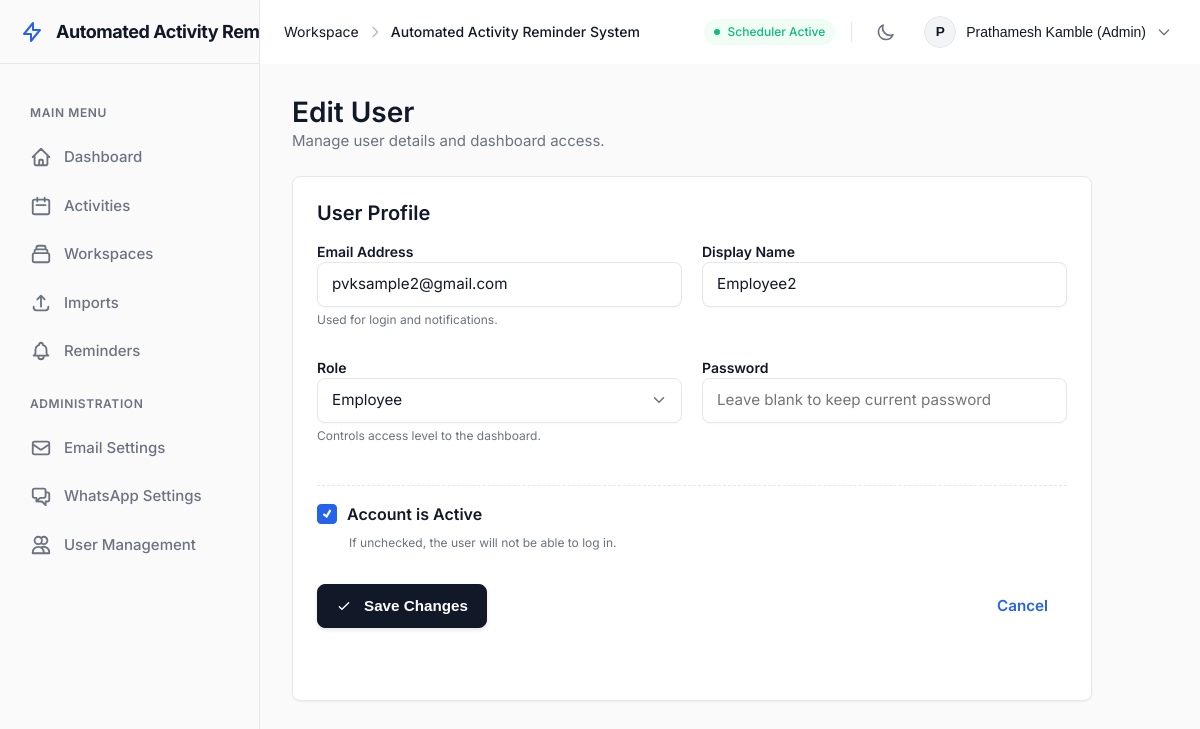
/users/5/edit (signed in), run on the app's committed database.
### src/db/models.py (models this page shows)
class User(Base):
    __tablename__ = "users"
    id = Column(Integer, primary_key=True)
    username = Column(String(100), unique=True, nullable=False, index=True) # Kept for legacy compatibility if needed
    email = Column(String(255), unique=True, nullable=False, index=True)
    display_name = Column(String(150), nullable=False)
    password_hash = Column(String(255), nullable=False)
    role = Column(String(20), nullable=False, default="employee")
    is_active = Column(Boolean, nullable=False, default=True)
    email_verified = Column(Boolean, nullable=False, default=False)
    must_change_password = Column(Boolean, nullable=False, default=False)
    created_at = Column(DateTime, nullable=False, default=datetime.utcnow)
    password_reset_tokens = relationship("PasswordResetToken", back_populates="user", cascade="all, delete-orphan")
    email_verification_tokens = relationship("EmailVerificationToken", back_populates="user", cascade="all, delete-orphan")
    login_history = relationship("LoginHistory", back_populates="user", cascade="all, delete-orphan")
    activities = relationship("ActivityRecord", back_populates="assigned_user")

### src/web/auth_routes.py (the view)
@router.get("/users/{user_id}/edit", response_class=HTMLResponse)
def user_edit(request: Request, user_id: int, db: Session = Depends(get_db)):
    user = require_admin(request, db)
    if isinstance(user, RedirectResponse): return user
    account = db.query(User).filter(User.id == user_id).first()
    if account is None:
        return redirect_with_msg("/users", "User not found", "error")
    ROLES = ["admin", "manager", "employee"]
    return render(request, "user_form.html", user=user, account=account, roles=ROLES, csrf_token=generate_csrf_token(request))

### src/web/templates/user_form.html (shortened to what this page needs)
{% extends "base.html" %}
{% block content %}
<section class="page-heading">
  <div>
    <h1>Edit User</h1>
    <p>Manage user details and dashboard access.</p>
  </div>
</section>
<section class="panel" style="max-width: 800px;">
  <div class="panel-head">
    <h2>User Profile</h2>
  </div>
  <form method="post" class="form-grid">
    <label>
      Email Address
      <input type="email" name="username" value="{{ account.username }}" required>
      <span style="font-size: 0.75rem; color: var(--text-muted); font-weight: normal; display: block; margin-top: 4px;">Used for login and notifications.</span>
    </label>
    <label>
      Display Name
      <input type="text" name="display_name" value="{{ account.display_name }}" required>
    </label>
    <label>
      Role
      <select name="role">
        {% for role in roles %}
          <option value="{{ role }}" {% if account.role == role %}selected{% endif %}>{{ role|title }}</option>
        {% endfor %}
      </select>
      <span style="font-size: 0.75rem; color: var(--text-muted); font-weight: normal; display: block; margin-top: 4px;">Controls access level to the dashboard.</span>
    </label>
    <label>
      Password
      <input type="password" name="password" placeholder="Leave blank to keep current password">
    </label>
    <div class="span-2" style="margin-top: 12px; padding-top: 16px; border-top: 1px dashed var(--border-color);">
      <label class="check-row" style="font-size: 1rem; color: var(--text-main);">
        <input type="checkbox" name="is_active" value="true" {% if account.is_active %}checked{% endif %}>
        Account is Active
      </label>
      <span style="font-size: 0.75rem; color: var(--text-muted); font-weight: normal; display: block; margin-left: 32px; margin-top: 4px;">If unchecked, the user will not be able to log in.</span>
    </div>
    <div class="form-actions span-2" style="margin-top: 12px;">
      <button type="submit" class="button primary">
        <svg width="16" height="16" fill="none" stroke="currentColor" stroke-width="2" viewBox="0 0 24 24" style="margin-right:4px;"><path stroke-linecap="round" stroke-linejoin="round" d="M5 13l4 4L19 7"></path></svg>
        Save Changes
      </button>
      <a href="/users" class="button ghost">Cancel</a>
    </div>
  </form>
</section>
{% endblock %}

### src/web/templates/base.html (shortened to what this page needs)
<!doctype html>
<html lang="en">
<head>
  <link rel="stylesheet" href="{{ request.url_for('static', path='styles.css') }}">
</head>
<body>
  <div class="app-shell">
    <aside class="app-sidebar" id="app-sidebar">
      <div class="sidebar-header">
        <a class="sidebar-brand" href="/dashboard">
          <svg class="brand-icon" fill="none" stroke="currentColor" stroke-width="2" viewBox="0 0 24 24"><path stroke-linecap="round" stroke-linejoin="round" d="M13 10V3L4 14h7v7l9-11h-7z"></path></svg>
          <span class="sidebar-brand-text">{{ app_name }}</span>
        </a>
      </div>
      <div class="sidebar-nav">
        {% if user %}
          <div class="sidebar-nav-heading">Main Menu</div>
          <a href="/dashboard">
            <svg class="nav-icon" fill="none" stroke="currentColor" viewBox="0 0 24 24"><path stroke-linecap="round" stroke-linejoin="round" stroke-width="2" d="M3 12l2-2m0 0l7-7 7 7M5 10v10a1 1 0 001 1h3m10-11l2 2m-2-2v10a1 1 0 01-1 1h-3m-6 0a1 1 0 001-1v-4a1 1 0 011-1h2a1 1 0 011 1v4a1 1 0 001 1m-6 0h6"></path></svg>
            <span class="nav-text">Dashboard</span>
          </a>
          <a href="/activities">
            <svg class="nav-icon" fill="none" stroke="currentColor" viewBox="0 0 24 24"><path stroke-linecap="round" stroke-linejoin="round" stroke-width="2" d="M8 7V3m8 4V3m-9 8h10M5 21h14a2 2 0 002-2V7a2 2 0 00-2-2H5a2 2 0 00-2 2v12a2 2 0 002 2z"></path></svg>
            <span class="nav-text">Activities</span>
          </a>
          <a href="/collections">
            <svg class="nav-icon" fill="none" stroke="currentColor" viewBox="0 0 24 24"><path stroke-linecap="round" stroke-linejoin="round" stroke-width="2" d="M19 11H5m14 0a2 2 0 012 2v6a2 2 0 01-2 2H5a2 2 0 01-2-2v-6a2 2 0 012-2m14 0V9a2 2 0 00-2-2M5 11V9a2 2 0 012-2m0 0V5a2 2 0 012-2h6a2 2 0 012 2v2M7 7h10"></path></svg>
            <span class="nav-text">Workspaces</span>
          </a>
          <a href="/imports">
            <svg class="nav-icon" fill="none" stroke="currentColor" viewBox="0 0 24 24"><path stroke-linecap="round" stroke-linejoin="round" stroke-width="2" d="M4 16v1a3 3 0 003 3h10a3 3 0 003-3v-1m-4-8l-4-4m0 0L8 8m4-4v12"></path></svg>
            <span class="nav-text">Imports</span>
          </a>
          <a href="/reminders/preview">
            <span class="nav-text">Reminders</span>
          </a>
          {% if user.is_owner %}
            <div class="sidebar-nav-heading">Administration</div>
            <a href="/settings/email">
              <svg class="nav-icon" fill="none" stroke="currentColor" viewBox="0 0 24 24"><path stroke-linecap="round" stroke-linejoin="round" stroke-width="2" d="M3 8l7.89 5.26a2 2 0 002.22 0L21 8M5 19h14a2 2 0 002-2V7a2 2 0 00-2-2H5a2 2 0 00-2 2v10a2 2 0 002 2z"></path></svg>
              <span class="nav-text">Email Settings</span>
            </a>
            <a href="/settings/whatsapp">
              <span class="nav-text">WhatsApp Settings</span>
            </a>
            <a href="/users">
              <svg class="nav-icon" fill="none" stroke="currentColor" viewBox="0 0 24 24"><path stroke-linecap="round" stroke-linejoin="round" stroke-width="2" d="M12 4.354a4 4 0 110 5.292M15 21H3v-1a6 6 0 0112 0v1zm0 0h6v-1a6 6 0 00-9-5.197M13 7a4 4 0 11-8 0 4 4 0 018 0z"></path></svg>
              <span class="nav-text">User Management</span>
            </a>
          {% endif %}
        {% endif %}
      </div>
    </aside>
    <div class="app-content-wrapper">
      <header class="app-navbar">
        <div class="navbar-left">
          <div class="navbar-breadcrumbs desktop-only">
            <span class="breadcrumb-item text-muted">Workspace</span>
            <svg class="breadcrumb-separator" width="16" height="16" fill="none" stroke="currentColor" viewBox="0 0 24 24"><path stroke-linecap="round" stroke-linejoin="round" stroke-width="2" d="M9 5l7 7-7 7"></path></svg>
            <span class="breadcrumb-item fw-500">{{ app_name }}</span>
          </div>
        </div>
        <div class="navbar-right">
          <div class="scheduler-status desktop-only">
            <span class="status-dot pulsing"></span>
            <span class="status-text">Scheduler Active</span>
          </div>
          <button id="theme-toggle" class="icon-button theme-toggle-btn" aria-label="Toggle Theme">
            <svg width="20" height="20" fill="none" stroke="currentColor" stroke-width="2" viewBox="0 0 24 24">
              <path stroke-linecap="round" stroke-linejoin="round" d="M20.354 15.354A9 9 0 018.646 3.646 9.003 9.003 0 0012 21a9.003 9.003 0 008.354-5.646z"></path>
            </svg>
          </button>
          {% if user %}
            <div class="user-profile-menu dropdown-container">
              <button class="user-name profile-dropdown-btn">
                <div class="avatar">{{ user.display_name[:1] | upper }}</div>
                <span class="desktop-only">{{ user.display_name }} ({{ user.role|title }})</span>
                <svg class="dropdown-chevron desktop-only" width="16" height="16" fill="none" stroke="currentColor" viewBox="0 0 24 24"><path stroke-linecap="round" stroke-linejoin="round" stroke-width="2" d="M19 9l-7 7-7-7"></path></svg>
              </button>
            </div>
          {% else %}
            <div class="user-profile-menu">
              <a href="/login" class="button small ghost">Login</a>
              <a href="/signup" class="button small primary">Signup</a>
            </div>
          {% endif %}
        </div>
      </header>
      <main class="page-content">
        <div class="page">
          {% block content %}{% endblock %}
        </div>
      </main>
    </div>
  </div>
</body>
</html>

### data on the page
User: display_name "P", display_name "Prathamesh Kamble", role "Admin"
User: username "pvksample2@gmail.com", display_name "Employee2", role "Employee", is_active "☑"

### other printed values
{{ app_name }} "Automated Activity…"
{{ app_name }} "Automated Activity Reminder System"
